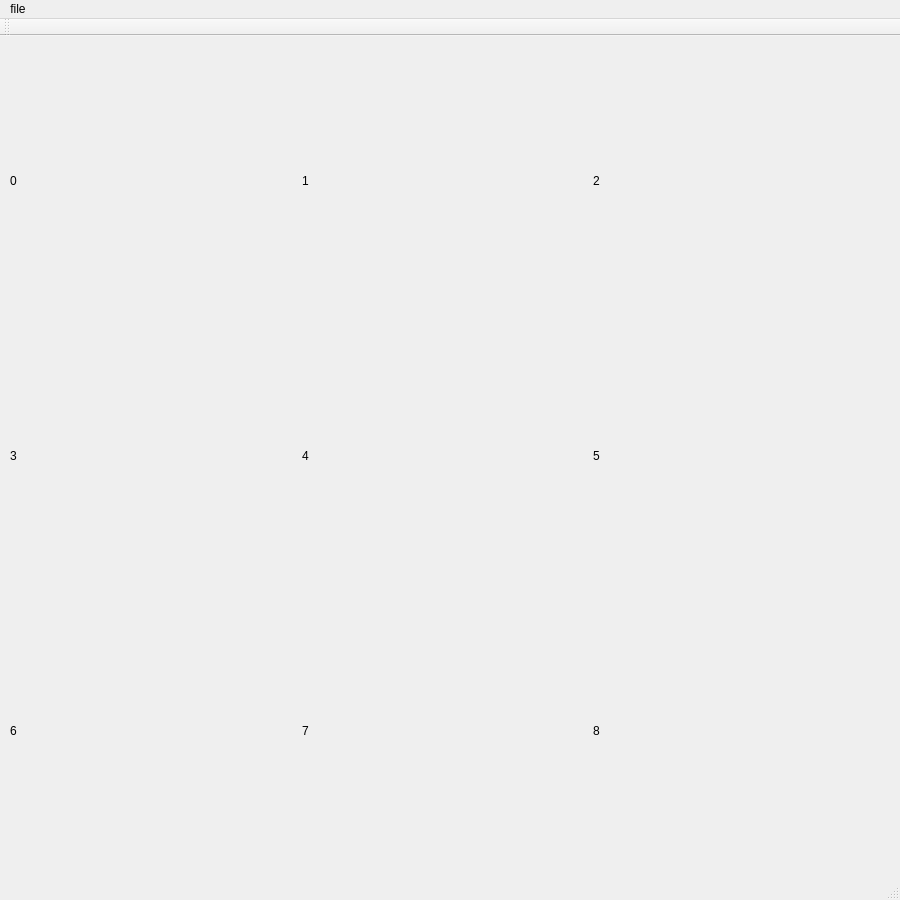
<?xml version="1.0" encoding="UTF-8"?>
<ui version="4.0">
 <class>MainWindow</class>
 <widget class="QMainWindow" name="MainWindow">
  <property name="geometry">
   <rect>
    <x>0</x>
    <y>0</y>
    <width>900</width>
    <height>900</height>
   </rect>
  </property>
  <property name="windowTitle">
   <string>MainWindow</string>
  </property>
  <widget class="QWidget" name="centralWidget">
   <widget class="QWidget" name="gridLayoutWidget">
    <property name="geometry">
     <rect>
      <x>-1</x>
      <y>-1</y>
      <width>891</width>
      <height>841</height>
     </rect>
    </property>
    <layout class="QGridLayout" name="gridLayout">
     <item row="1" column="0">
      <widget class="QLabel" name="label_3">
       <property name="text">
        <string>3</string>
       </property>
      </widget>
     </item>
     <item row="1" column="1">
      <widget class="QLabel" name="label_4">
       <property name="text">
        <string>4</string>
       </property>
      </widget>
     </item>
     <item row="0" column="1">
      <widget class="QLabel" name="label_1">
       <property name="text">
        <string>1</string>
       </property>
      </widget>
     </item>
     <item row="2" column="1">
      <widget class="QLabel" name="label_7">
       <property name="text">
        <string>7</string>
       </property>
      </widget>
     </item>
     <item row="1" column="2">
      <widget class="QLabel" name="label_5">
       <property name="text">
        <string>5</string>
       </property>
      </widget>
     </item>
     <item row="0" column="0">
      <widget class="QLabel" name="label_0">
       <property name="text">
        <string>0</string>
       </property>
      </widget>
     </item>
     <item row="2" column="2">
      <widget class="QLabel" name="label_8">
       <property name="text">
        <string>8</string>
       </property>
      </widget>
     </item>
     <item row="0" column="2">
      <widget class="QLabel" name="label_2">
       <property name="text">
        <string>2</string>
       </property>
      </widget>
     </item>
     <item row="2" column="0">
      <widget class="QLabel" name="label_6">
       <property name="text">
        <string>6</string>
       </property>
      </widget>
     </item>
    </layout>
   </widget>
  </widget>
  <widget class="QMenuBar" name="menuBar">
   <property name="geometry">
    <rect>
     <x>0</x>
     <y>0</y>
     <width>900</width>
     <height>23</height>
    </rect>
   </property>
   <widget class="QMenu" name="menuFile">
    <property name="title">
     <string>file</string>
    </property>
    <addaction name="actionOpen"/>
    <addaction name="actionSave"/>
   </widget>
   <addaction name="menuFile"/>
  </widget>
  <widget class="QToolBar" name="mainToolBar">
   <attribute name="toolBarArea">
    <enum>TopToolBarArea</enum>
   </attribute>
   <attribute name="toolBarBreak">
    <bool>false</bool>
   </attribute>
  </widget>
  <widget class="QStatusBar" name="statusBar"/>
  <action name="actionOpen">
   <property name="text">
    <string>open</string>
   </property>
  </action>
  <action name="actionSave">
   <property name="text">
    <string>save</string>
   </property>
  </action>
 </widget>
 <layoutdefault spacing="6" margin="11"/>
 <resources/>
 <connections/>
</ui>
